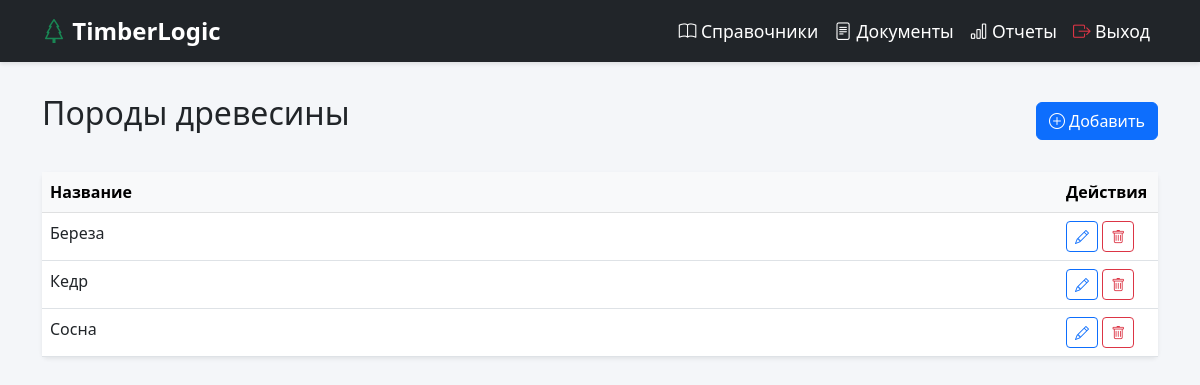
The page /directories/woodspecies/ (signed in) on the database as committed earlier.
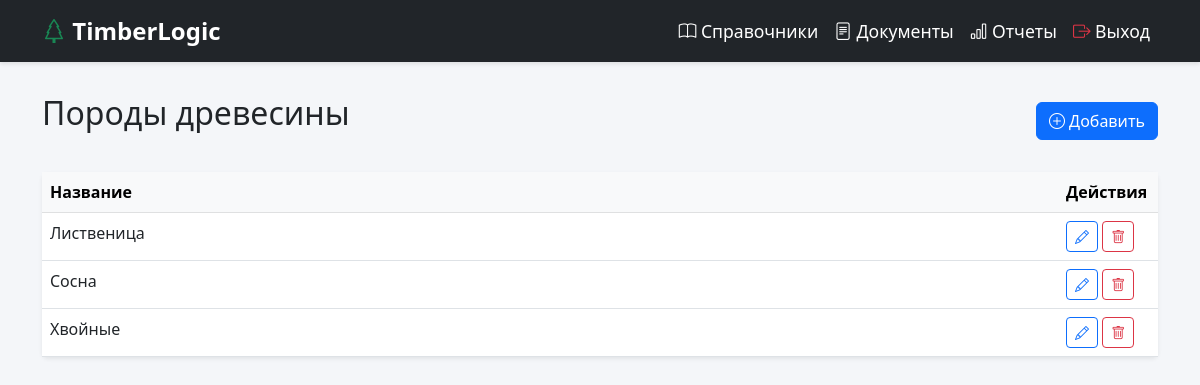
The same page on the database as committed later.
### lumber_track/models.py (models this page shows, shortened)
class WoodSpecies(models.Model):
    name = models.CharField(max_length=50, unique=True, verbose_name="Порода")
    class Meta:
        verbose_name = "Порода древесины"
        verbose_name_plural = "Породы древесины"

### lumber_track/views.py (the view)
# urls.py: path('directories/woodspecies/', views.woodspecies_list, name='woodspecies_list'),
def woodspecies_list(request):
    items = WoodSpecies.objects.all().order_by('name')
    context = {
        'title': 'Породы древесины',
        'items': items,
        'create_url': '/directories/woodspecies/create/',
        'delete_url': 'lumber_track:woodspecies_delete',
    }
    return render(request, 'lumber_track/directory_table.html', context)

### lumber_track/templates/lumber_track/directory_table.html (shortened to what this page needs)
{% extends 'lumber_track/base.html' %}
{% block content %}
<div class="row mb-4">
    <div class="col-12 d-flex justify-content-between align-items-center">
        <div>
            <h1 class="h2 mb-3">
                {{ title }}
            </h1>
        </div>
        <div>
            <button type="button" class="btn btn-primary" data-bs-toggle="modal" data-bs-target="#addModal">
                <i class="bi bi-plus-circle"></i> Добавить
            </button>
        </div>
    </div>
</div>
<div class="row">
    <div class="col-12">
        <div class="card shadow-sm border-0">
            <div class="card-body p-0">
                <table class="table table-hover mb-0">
                    <thead class="table-light">
                        <tr>
                            <th>Название</th>
                            <th style="width: 100px;">Действия</th>
                        </tr>
                    </thead>
                    <tbody>
                        {% for item in items %}
                        <tr>
                            <td>
                                {% if item.name %}
                                    {{ item.name }}
                                {% elif item.code %}
                                    {{ item.code }}
                                {% else %}
                                    {{ item }}
                                {% endif %}
                            </td>
                            <td>
                                <button type="button"
                                        class="btn btn-sm btn-outline-primary edit-btn"
                                        data-id="{{ item.id }}"
                                        data-bs-toggle="modal"
                                        data-bs-target="#editModal">
                                    <i class="bi bi-pencil"></i>
                                </button>
                                <a href="{% url delete_url item.id %}"
                                   class="btn btn-sm btn-outline-danger"
                                   onclick="return confirm('Удалить запись?')">
                                    <i class="bi bi-trash"></i>
                                </a>
                        </tr>
                        {% empty %}
                        <tr>
                        </tr>
                        {% endfor %}
                    </tbody>
                </table>
            </div>
        </div>
    </div>
</div>
{% endblock %}

Rows that differ between the two databases and show on the page:
changed WoodSpecies: name "Кедр" → "Лиственица"
changed WoodSpecies: name "Береза" → "Хвойные"; moves down the list
